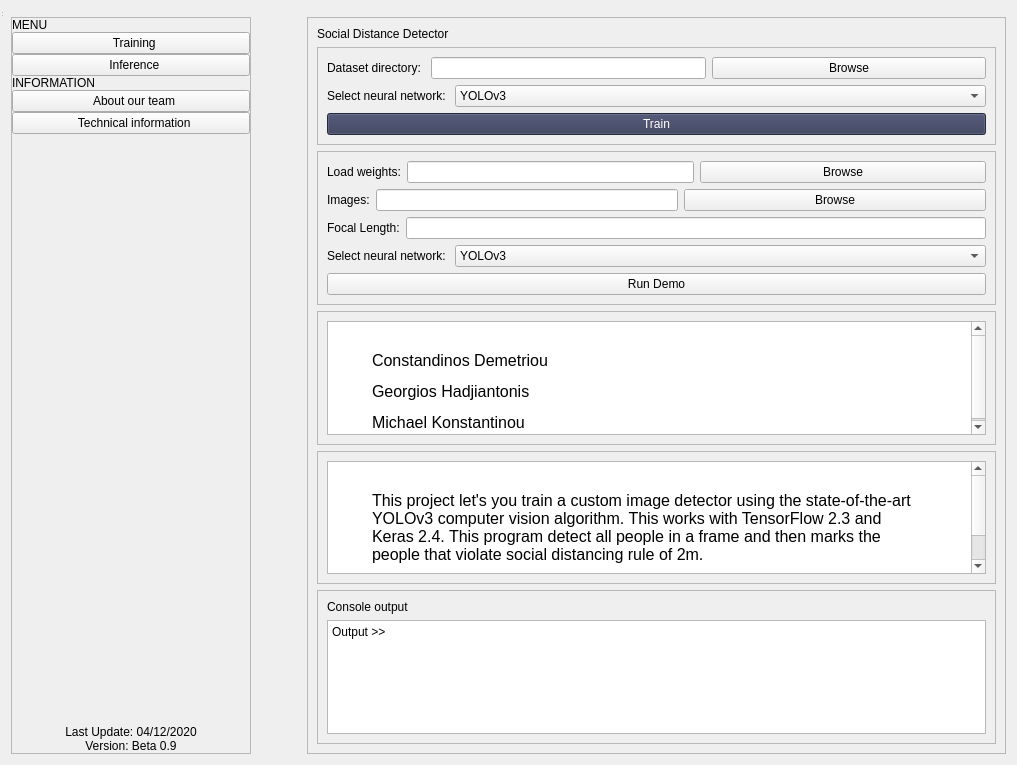
<?xml version="1.0" encoding="UTF-8"?>
<ui version="4.0">
 <class>MainWindow</class>
 <widget class="QWidget" name="MainWindow">
  <property name="geometry">
   <rect>
    <x>0</x>
    <y>0</y>
    <width>1017</width>
    <height>765</height>
   </rect>
  </property>
  <property name="windowTitle">
   <string>Social Distance Detector</string>
  </property>
  <property name="windowIcon">
   <iconset>
    <normaloff>icons/virus-solid.svg</normaloff>icons/virus-solid.svg</iconset>
  </property>
  <property name="autoFillBackground">
   <bool>false</bool>
  </property>
  <property name="styleSheet">
   <string notr="true">@font-face {
  font-family: Roboto;
  src: url('https://fonts.googleapis.com/css2?family=Roboto:wght@100&amp;display=swap');
}

QMainWindow {
	font-family: Roboto;
}

#sidebar_bg {
	background-color:#343957;
}

#centralwidget {
	background-color: #f8f9fe;
	font-size: 12px;
}

QPushButton {
	border: none;
	background-color: #343957;
	color: white;
	font-size: 12px;
	padding: 15px 0 15px 10px;
}

QPushButton:hover {
	background-color: #6b51df;
}

QPushButton &gt; QLabel {
	color: white;
}

#sidebar_bg &gt; QLabel {
	color: white;
}

#heading_stats, #heading_console_output {
	font-size: 22px;
	color: #3d4465;
	margin-bottom: 0.5rem;
	font-weight: 500;
	line-height: 1.2;
}

#sidebar_bg &gt; QPushButton {
	text-align: left;
	padding-left: 15px;
}

#label_menu, #label_information {
	font-size: 16px;
	padding-top: 10px;
	padding-left: 15px;
	color: #627186;
}

QFrame &gt; QTextBrowser {
	background-color: #d4dbf9;
	border-radius: 10px;
}

#button_train_browse, #button_weights_browse, #button_images_browse {
	padding: 5px 0 5px 0;
}

#text_console {
	background-color: black;
	border-radius: 10px;
	color: green;
	padding-left: 10px;
}


</string>
  </property>
  <layout class="QGridLayout" name="gridLayout_4">
   <item row="0" column="0">
    <widget class="QMenuBar" name="menubar"/>
   </item>
   <item row="1" column="0">
    <layout class="QGridLayout" name="gridLayout_2">
     <item row="0" column="0">
      <layout class="QGridLayout" name="gridLayout">
       <property name="sizeConstraint">
        <enum>QLayout::SetDefaultConstraint</enum>
       </property>
       <item row="1" column="1">
        <spacer name="horizontalSpacer">
         <property name="orientation">
          <enum>Qt::Horizontal</enum>
         </property>
         <property name="sizeType">
          <enum>QSizePolicy::Maximum</enum>
         </property>
         <property name="sizeHint" stdset="0">
          <size>
           <width>50</width>
           <height>20</height>
          </size>
         </property>
        </spacer>
       </item>
       <item row="1" column="0">
        <widget class="QFrame" name="sidebar_bg">
         <property name="maximumSize">
          <size>
           <width>240</width>
           <height>16777215</height>
          </size>
         </property>
         <property name="frameShape">
          <enum>QFrame::StyledPanel</enum>
         </property>
         <property name="frameShadow">
          <enum>QFrame::Raised</enum>
         </property>
         <layout class="QVBoxLayout" name="verticalLayout">
          <property name="spacing">
           <number>0</number>
          </property>
          <property name="leftMargin">
           <number>0</number>
          </property>
          <property name="topMargin">
           <number>0</number>
          </property>
          <property name="rightMargin">
           <number>0</number>
          </property>
          <property name="bottomMargin">
           <number>0</number>
          </property>
          <item>
           <widget class="QLabel" name="label_menu">
            <property name="text">
             <string>MENU</string>
            </property>
           </widget>
          </item>
          <item>
           <widget class="QPushButton" name="button_training">
            <property name="sizePolicy">
             <sizepolicy hsizetype="Preferred" vsizetype="Fixed">
              <horstretch>0</horstretch>
              <verstretch>0</verstretch>
             </sizepolicy>
            </property>
            <property name="text">
             <string>  Training</string>
            </property>
            <property name="icon">
             <iconset>
              <normaloff>icons/bullseye-solid - white.svg</normaloff>icons/bullseye-solid - white.svg</iconset>
            </property>
            <property name="iconSize">
             <size>
              <width>24</width>
              <height>24</height>
             </size>
            </property>
           </widget>
          </item>
          <item>
           <widget class="QPushButton" name="button_inference">
            <property name="text">
             <string>  Inference</string>
            </property>
            <property name="icon">
             <iconset>
              <normaloff>icons/running-solid - white.svg</normaloff>icons/running-solid - white.svg</iconset>
            </property>
            <property name="iconSize">
             <size>
              <width>24</width>
              <height>24</height>
             </size>
            </property>
           </widget>
          </item>
          <item>
           <widget class="QLabel" name="label_information">
            <property name="text">
             <string>INFORMATION</string>
            </property>
           </widget>
          </item>
          <item>
           <widget class="QPushButton" name="button_about_us">
            <property name="text">
             <string>  About our team</string>
            </property>
            <property name="icon">
             <iconset>
              <normaloff>icons/users-solid - white.svg</normaloff>icons/users-solid - white.svg</iconset>
            </property>
            <property name="iconSize">
             <size>
              <width>24</width>
              <height>24</height>
             </size>
            </property>
           </widget>
          </item>
          <item>
           <widget class="QPushButton" name="button_technical_information">
            <property name="text">
             <string>  Technical information</string>
            </property>
            <property name="icon">
             <iconset>
              <normaloff>icons/cogs-solid - white.svg</normaloff>icons/cogs-solid - white.svg</iconset>
            </property>
            <property name="iconSize">
             <size>
              <width>24</width>
              <height>24</height>
             </size>
            </property>
           </widget>
          </item>
          <item>
           <spacer name="verticalSpacer">
            <property name="orientation">
             <enum>Qt::Vertical</enum>
            </property>
            <property name="sizeType">
             <enum>QSizePolicy::MinimumExpanding</enum>
            </property>
            <property name="sizeHint" stdset="0">
             <size>
              <width>20</width>
              <height>40</height>
             </size>
            </property>
           </spacer>
          </item>
          <item>
           <widget class="QLabel" name="label">
            <property name="accessibleName">
             <string>sth</string>
            </property>
            <property name="text">
             <string>Last Update: 04/12/2020</string>
            </property>
            <property name="alignment">
             <set>Qt::AlignCenter</set>
            </property>
           </widget>
          </item>
          <item>
           <widget class="QLabel" name="label_2">
            <property name="text">
             <string>Version: Beta 0.9</string>
            </property>
            <property name="alignment">
             <set>Qt::AlignCenter</set>
            </property>
           </widget>
          </item>
         </layout>
        </widget>
       </item>
       <item row="1" column="2">
        <widget class="QFrame" name="app_container">
         <property name="frameShape">
          <enum>QFrame::StyledPanel</enum>
         </property>
         <property name="frameShadow">
          <enum>QFrame::Raised</enum>
         </property>
         <layout class="QVBoxLayout" name="verticalLayout_2">
          <item>
           <widget class="QLabel" name="heading_stats">
            <property name="enabled">
             <bool>true</bool>
            </property>
            <property name="whatsThis">
             <string/>
            </property>
            <property name="accessibleName">
             <string>h1</string>
            </property>
            <property name="text">
             <string>Social Distance Detector</string>
            </property>
           </widget>
          </item>
          <item>
           <widget class="QFrame" name="frame_training">
            <property name="frameShape">
             <enum>QFrame::StyledPanel</enum>
            </property>
            <property name="frameShadow">
             <enum>QFrame::Raised</enum>
            </property>
            <layout class="QGridLayout" name="gridLayout_6">
             <item row="0" column="0">
              <layout class="QVBoxLayout" name="verticalLayout_3">
               <item>
                <layout class="QHBoxLayout" name="horizontalLayout">
                 <item>
                  <widget class="QLabel" name="label_3">
                   <property name="sizePolicy">
                    <sizepolicy hsizetype="Fixed" vsizetype="Preferred">
                     <horstretch>0</horstretch>
                     <verstretch>0</verstretch>
                    </sizepolicy>
                   </property>
                   <property name="text">
                    <string>Dataset directory: </string>
                   </property>
                  </widget>
                 </item>
                 <item>
                  <widget class="QLineEdit" name="text_dataset">
                   <property name="sizePolicy">
                    <sizepolicy hsizetype="Preferred" vsizetype="Fixed">
                     <horstretch>0</horstretch>
                     <verstretch>0</verstretch>
                    </sizepolicy>
                   </property>
                  </widget>
                 </item>
                 <item>
                  <widget class="QPushButton" name="button_train_browse">
                   <property name="text">
                    <string>Browse</string>
                   </property>
                  </widget>
                 </item>
                </layout>
               </item>
               <item>
                <layout class="QHBoxLayout" name="horizontalLayout_4">
                 <item>
                  <widget class="QLabel" name="label_6">
                   <property name="sizePolicy">
                    <sizepolicy hsizetype="Fixed" vsizetype="Fixed">
                     <horstretch>0</horstretch>
                     <verstretch>0</verstretch>
                    </sizepolicy>
                   </property>
                   <property name="text">
                    <string>Select neural network: </string>
                   </property>
                  </widget>
                 </item>
                 <item>
                  <widget class="QComboBox" name="combo_training_network">
                   <item>
                    <property name="text">
                     <string>YOLOv3</string>
                    </property>
                   </item>
                   <item>
                    <property name="text">
                     <string>YOLOv3-tiny</string>
                    </property>
                   </item>
                  </widget>
                 </item>
                </layout>
               </item>
               <item>
                <widget class="QPushButton" name="button_train_submit">
                 <property name="palette">
                  <palette>
                   <active>
                    <colorrole role="WindowText">
                     <brush brushstyle="SolidPattern">
                      <color alpha="255">
                       <red>255</red>
                       <green>255</green>
                       <blue>255</blue>
                      </color>
                     </brush>
                    </colorrole>
                    <colorrole role="Button">
                     <brush brushstyle="SolidPattern">
                      <color alpha="255">
                       <red>52</red>
                       <green>57</green>
                       <blue>87</blue>
                      </color>
                     </brush>
                    </colorrole>
                    <colorrole role="Text">
                     <brush brushstyle="SolidPattern">
                      <color alpha="255">
                       <red>255</red>
                       <green>255</green>
                       <blue>255</blue>
                      </color>
                     </brush>
                    </colorrole>
                    <colorrole role="ButtonText">
                     <brush brushstyle="SolidPattern">
                      <color alpha="255">
                       <red>255</red>
                       <green>255</green>
                       <blue>255</blue>
                      </color>
                     </brush>
                    </colorrole>
                    <colorrole role="Base">
                     <brush brushstyle="SolidPattern">
                      <color alpha="255">
                       <red>52</red>
                       <green>57</green>
                       <blue>87</blue>
                      </color>
                     </brush>
                    </colorrole>
                    <colorrole role="Window">
                     <brush brushstyle="SolidPattern">
                      <color alpha="255">
                       <red>52</red>
                       <green>57</green>
                       <blue>87</blue>
                      </color>
                     </brush>
                    </colorrole>
                   </active>
                   <inactive>
                    <colorrole role="WindowText">
                     <brush brushstyle="SolidPattern">
                      <color alpha="255">
                       <red>255</red>
                       <green>255</green>
                       <blue>255</blue>
                      </color>
                     </brush>
                    </colorrole>
                    <colorrole role="Button">
                     <brush brushstyle="SolidPattern">
                      <color alpha="255">
                       <red>52</red>
                       <green>57</green>
                       <blue>87</blue>
                      </color>
                     </brush>
                    </colorrole>
                    <colorrole role="Text">
                     <brush brushstyle="SolidPattern">
                      <color alpha="255">
                       <red>255</red>
                       <green>255</green>
                       <blue>255</blue>
                      </color>
                     </brush>
                    </colorrole>
                    <colorrole role="ButtonText">
                     <brush brushstyle="SolidPattern">
                      <color alpha="255">
                       <red>255</red>
                       <green>255</green>
                       <blue>255</blue>
                      </color>
                     </brush>
                    </colorrole>
                    <colorrole role="Base">
                     <brush brushstyle="SolidPattern">
                      <color alpha="255">
                       <red>52</red>
                       <green>57</green>
                       <blue>87</blue>
                      </color>
                     </brush>
                    </colorrole>
                    <colorrole role="Window">
                     <brush brushstyle="SolidPattern">
                      <color alpha="255">
                       <red>52</red>
                       <green>57</green>
                       <blue>87</blue>
                      </color>
                     </brush>
                    </colorrole>
                   </inactive>
                   <disabled>
                    <colorrole role="WindowText">
                     <brush brushstyle="SolidPattern">
                      <color alpha="255">
                       <red>255</red>
                       <green>255</green>
                       <blue>255</blue>
                      </color>
                     </brush>
                    </colorrole>
                    <colorrole role="Button">
                     <brush brushstyle="SolidPattern">
                      <color alpha="255">
                       <red>52</red>
                       <green>57</green>
                       <blue>87</blue>
                      </color>
                     </brush>
                    </colorrole>
                    <colorrole role="Text">
                     <brush brushstyle="SolidPattern">
                      <color alpha="255">
                       <red>255</red>
                       <green>255</green>
                       <blue>255</blue>
                      </color>
                     </brush>
                    </colorrole>
                    <colorrole role="ButtonText">
                     <brush brushstyle="SolidPattern">
                      <color alpha="255">
                       <red>255</red>
                       <green>255</green>
                       <blue>255</blue>
                      </color>
                     </brush>
                    </colorrole>
                    <colorrole role="Base">
                     <brush brushstyle="SolidPattern">
                      <color alpha="255">
                       <red>52</red>
                       <green>57</green>
                       <blue>87</blue>
                      </color>
                     </brush>
                    </colorrole>
                    <colorrole role="Window">
                     <brush brushstyle="SolidPattern">
                      <color alpha="255">
                       <red>52</red>
                       <green>57</green>
                       <blue>87</blue>
                      </color>
                     </brush>
                    </colorrole>
                   </disabled>
                  </palette>
                 </property>
                 <property name="text">
                  <string>Train</string>
                 </property>
                </widget>
               </item>
              </layout>
             </item>
            </layout>
           </widget>
          </item>
          <item>
           <widget class="QFrame" name="frame_inference">
            <property name="enabled">
             <bool>true</bool>
            </property>
            <property name="frameShape">
             <enum>QFrame::StyledPanel</enum>
            </property>
            <property name="frameShadow">
             <enum>QFrame::Raised</enum>
            </property>
            <layout class="QGridLayout" name="gridLayout_7">
             <item row="0" column="0">
              <layout class="QVBoxLayout" name="verticalLayout_5">
               <item>
                <layout class="QHBoxLayout" name="horizontalLayout_2">
                 <item>
                  <widget class="QLabel" name="label_4">
                   <property name="sizePolicy">
                    <sizepolicy hsizetype="Fixed" vsizetype="Preferred">
                     <horstretch>0</horstretch>
                     <verstretch>0</verstretch>
                    </sizepolicy>
                   </property>
                   <property name="text">
                    <string>Load weights:</string>
                   </property>
                  </widget>
                 </item>
                 <item>
                  <widget class="QLineEdit" name="text_weights">
                   <property name="sizePolicy">
                    <sizepolicy hsizetype="Preferred" vsizetype="Fixed">
                     <horstretch>0</horstretch>
                     <verstretch>0</verstretch>
                    </sizepolicy>
                   </property>
                  </widget>
                 </item>
                 <item>
                  <widget class="QPushButton" name="button_weights_browse">
                   <property name="text">
                    <string>Browse</string>
                   </property>
                  </widget>
                 </item>
                </layout>
               </item>
               <item>
                <layout class="QHBoxLayout" name="horizontalLayout_3">
                 <item>
                  <widget class="QLabel" name="label_5">
                   <property name="sizePolicy">
                    <sizepolicy hsizetype="Fixed" vsizetype="Preferred">
                     <horstretch>0</horstretch>
                     <verstretch>0</verstretch>
                    </sizepolicy>
                   </property>
                   <property name="text">
                    <string>Images:</string>
                   </property>
                  </widget>
                 </item>
                 <item>
                  <widget class="QLineEdit" name="text_images">
                   <property name="sizePolicy">
                    <sizepolicy hsizetype="Preferred" vsizetype="Fixed">
                     <horstretch>0</horstretch>
                     <verstretch>0</verstretch>
                    </sizepolicy>
                   </property>
                  </widget>
                 </item>
                 <item>
                  <widget class="QPushButton" name="button_images_browse">
                   <property name="text">
                    <string>Browse</string>
                   </property>
                  </widget>
                 </item>
                </layout>
               </item>
               <item>
                <layout class="QHBoxLayout" name="horizontalLayout_6">
                 <item>
                  <widget class="QLabel" name="label_8">
                   <property name="sizePolicy">
                    <sizepolicy hsizetype="Fixed" vsizetype="Fixed">
                     <horstretch>0</horstretch>
                     <verstretch>0</verstretch>
                    </sizepolicy>
                   </property>
                   <property name="text">
                    <string>Focal Length:</string>
                   </property>
                  </widget>
                 </item>
                 <item>
                  <widget class="QLineEdit" name="text_focal_length">
                   <property name="sizePolicy">
                    <sizepolicy hsizetype="Preferred" vsizetype="Fixed">
                     <horstretch>0</horstretch>
                     <verstretch>0</verstretch>
                    </sizepolicy>
                   </property>
                  </widget>
                 </item>
                </layout>
               </item>
               <item>
                <layout class="QHBoxLayout" name="horizontalLayout_5">
                 <item>
                  <widget class="QLabel" name="label_7">
                   <property name="sizePolicy">
                    <sizepolicy hsizetype="Fixed" vsizetype="Fixed">
                     <horstretch>0</horstretch>
                     <verstretch>0</verstretch>
                    </sizepolicy>
                   </property>
                   <property name="text">
                    <string>Select neural network: </string>
                   </property>
                  </widget>
                 </item>
                 <item>
                  <widget class="QComboBox" name="combo_inference_network">
                   <item>
                    <property name="text">
                     <string>YOLOv3</string>
                    </property>
                   </item>
                   <item>
                    <property name="text">
                     <string>YOLOv3-tiny</string>
                    </property>
                   </item>
                  </widget>
                 </item>
                </layout>
               </item>
               <item>
                <widget class="QPushButton" name="button_demo">
                 <property name="sizePolicy">
                  <sizepolicy hsizetype="Minimum" vsizetype="Fixed">
                   <horstretch>0</horstretch>
                   <verstretch>0</verstretch>
                  </sizepolicy>
                 </property>
                 <property name="text">
                  <string>Run Demo</string>
                 </property>
                </widget>
               </item>
              </layout>
             </item>
            </layout>
           </widget>
          </item>
          <item>
           <widget class="QFrame" name="frame_about">
            <property name="whatsThis">
             <string>&lt;html&gt;&lt;head/&gt;&lt;body&gt;&lt;p&gt;&lt;br/&gt;&lt;/p&gt;&lt;/body&gt;&lt;/html&gt;</string>
            </property>
            <property name="frameShape">
             <enum>QFrame::StyledPanel</enum>
            </property>
            <property name="frameShadow">
             <enum>QFrame::Raised</enum>
            </property>
            <layout class="QGridLayout" name="gridLayout_3">
             <item row="0" column="0">
              <widget class="QTextBrowser" name="textBrowser">
               <property name="sizePolicy">
                <sizepolicy hsizetype="Preferred" vsizetype="Preferred">
                 <horstretch>0</horstretch>
                 <verstretch>0</verstretch>
                </sizepolicy>
               </property>
               <property name="styleSheet">
                <string notr="true"/>
               </property>
               <property name="html">
                <string>&lt;!DOCTYPE HTML PUBLIC &quot;-//W3C//DTD HTML 4.0//EN&quot; &quot;http://www.w3.org/TR/REC-html40/strict.dtd&quot;&gt;
&lt;html&gt;&lt;head&gt;&lt;meta name=&quot;qrichtext&quot; content=&quot;1&quot; /&gt;&lt;style type=&quot;text/css&quot;&gt;
p, li { white-space: pre-wrap; }
&lt;/style&gt;&lt;/head&gt;&lt;body style=&quot; font-family:'MS Shell Dlg 2'; font-size:8.25pt; font-weight:400; font-style:normal;&quot;&gt;
&lt;p style=&quot;-qt-paragraph-type:empty; margin-top:12px; margin-bottom:12px; margin-left:40px; margin-right:40px; -qt-block-indent:0; text-indent:0px;&quot;&gt;&lt;br /&gt;&lt;/p&gt;
&lt;p style=&quot; margin-top:12px; margin-bottom:12px; margin-left:40px; margin-right:40px; -qt-block-indent:0; text-indent:0px;&quot;&gt;&lt;span style=&quot; font-size:12pt;&quot;&gt;Constandinos Demetriou&lt;/span&gt;&lt;/p&gt;
&lt;p style=&quot; margin-top:12px; margin-bottom:12px; margin-left:40px; margin-right:40px; -qt-block-indent:0; text-indent:0px;&quot;&gt;&lt;span style=&quot; font-size:12pt;&quot;&gt;Georgios Hadjiantonis&lt;/span&gt;&lt;/p&gt;
&lt;p style=&quot; margin-top:12px; margin-bottom:12px; margin-left:40px; margin-right:40px; -qt-block-indent:0; text-indent:0px;&quot;&gt;&lt;span style=&quot; font-size:12pt;&quot;&gt;Michael Konstantinou&lt;/span&gt;&lt;/p&gt;&lt;/body&gt;&lt;/html&gt;</string>
               </property>
              </widget>
             </item>
            </layout>
           </widget>
          </item>
          <item>
           <widget class="QFrame" name="frame_technical">
            <property name="frameShape">
             <enum>QFrame::StyledPanel</enum>
            </property>
            <property name="frameShadow">
             <enum>QFrame::Raised</enum>
            </property>
            <layout class="QGridLayout" name="gridLayout_5">
             <item row="0" column="0">
              <widget class="QTextBrowser" name="textBrowser_3">
               <property name="sizePolicy">
                <sizepolicy hsizetype="Preferred" vsizetype="Preferred">
                 <horstretch>0</horstretch>
                 <verstretch>0</verstretch>
                </sizepolicy>
               </property>
               <property name="html">
                <string>&lt;!DOCTYPE HTML PUBLIC &quot;-//W3C//DTD HTML 4.0//EN&quot; &quot;http://www.w3.org/TR/REC-html40/strict.dtd&quot;&gt;
&lt;html&gt;&lt;head&gt;&lt;meta name=&quot;qrichtext&quot; content=&quot;1&quot; /&gt;&lt;style type=&quot;text/css&quot;&gt;
p, li { white-space: pre-wrap; }
&lt;/style&gt;&lt;/head&gt;&lt;body style=&quot; font-family:'MS Shell Dlg 2'; font-size:8.25pt; font-weight:400; font-style:normal;&quot;&gt;
&lt;p style=&quot;-qt-paragraph-type:empty; margin-top:12px; margin-bottom:12px; margin-left:40px; margin-right:40px; -qt-block-indent:0; text-indent:0px;&quot;&gt;&lt;br /&gt;&lt;/p&gt;
&lt;p style=&quot; margin-top:12px; margin-bottom:12px; margin-left:40px; margin-right:40px; -qt-block-indent:0; text-indent:0px;&quot;&gt;&lt;span style=&quot; font-size:12pt;&quot;&gt;This project let's you train a custom image detector using the state-of-the-art YOLOv3 computer vision algorithm. This works with TensorFlow 2.3 and Keras 2.4. This program detect all people in a frame and then marks the people that violate social distancing rule of 2m.&lt;/span&gt;&lt;/p&gt;
&lt;p style=&quot;-qt-paragraph-type:empty; margin-top:12px; margin-bottom:12px; margin-left:40px; margin-right:40px; -qt-block-indent:0; text-indent:0px; font-size:8pt;&quot;&gt;&lt;br /&gt;&lt;/p&gt;
&lt;p style=&quot;-qt-paragraph-type:empty; margin-top:12px; margin-bottom:12px; margin-left:40px; margin-right:40px; -qt-block-indent:0; text-indent:0px; font-size:8pt;&quot;&gt;&lt;br /&gt;&lt;/p&gt;&lt;/body&gt;&lt;/html&gt;</string>
               </property>
              </widget>
             </item>
            </layout>
           </widget>
          </item>
          <item>
           <widget class="QFrame" name="frame_console">
            <property name="frameShape">
             <enum>QFrame::StyledPanel</enum>
            </property>
            <property name="frameShadow">
             <enum>QFrame::Raised</enum>
            </property>
            <layout class="QGridLayout" name="gridLayout_8">
             <item row="0" column="0">
              <layout class="QVBoxLayout" name="verticalLayout_4">
               <item>
                <widget class="QLabel" name="heading_console_output">
                 <property name="text">
                  <string>Console output</string>
                 </property>
                </widget>
               </item>
               <item>
                <widget class="QPlainTextEdit" name="text_console">
                 <property name="sizePolicy">
                  <sizepolicy hsizetype="Preferred" vsizetype="Preferred">
                   <horstretch>0</horstretch>
                   <verstretch>0</verstretch>
                  </sizepolicy>
                 </property>
                 <property name="layoutDirection">
                  <enum>Qt::LeftToRight</enum>
                 </property>
                 <property name="plainText">
                  <string>Output &gt;&gt;</string>
                 </property>
                </widget>
               </item>
              </layout>
             </item>
            </layout>
           </widget>
          </item>
          <item>
           <spacer name="verticalSpacer_2">
            <property name="orientation">
             <enum>Qt::Vertical</enum>
            </property>
            <property name="sizeHint" stdset="0">
             <size>
              <width>20</width>
              <height>40</height>
             </size>
            </property>
           </spacer>
          </item>
         </layout>
        </widget>
       </item>
      </layout>
     </item>
    </layout>
   </item>
  </layout>
  <widget class="QStatusBar" name="statusbar">
   <property name="geometry">
    <rect>
     <x>0</x>
     <y>0</y>
     <width>3</width>
     <height>18</height>
    </rect>
   </property>
  </widget>
 </widget>
 <resources/>
 <connections>
  <connection>
   <sender>button_about_us</sender>
   <signal>clicked()</signal>
   <receiver>frame_about</receiver>
   <slot>show()</slot>
   <hints>
    <hint type="sourcelabel">
     <x>176</x>
     <y>225</y>
    </hint>
    <hint type="destinationlabel">
     <x>625</x>
     <y>551</y>
    </hint>
   </hints>
  </connection>
  <connection>
   <sender>button_technical_information</sender>
   <signal>clicked()</signal>
   <receiver>frame_about</receiver>
   <slot>hide()</slot>
   <hints>
    <hint type="sourcelabel">
     <x>178</x>
     <y>311</y>
    </hint>
    <hint type="destinationlabel">
     <x>325</x>
     <y>392</y>
    </hint>
   </hints>
  </connection>
  <connection>
   <sender>button_about_us</sender>
   <signal>clicked()</signal>
   <receiver>frame_technical</receiver>
   <slot>hide()</slot>
   <hints>
    <hint type="sourcelabel">
     <x>134</x>
     <y>222</y>
    </hint>
    <hint type="destinationlabel">
     <x>326</x>
     <y>565</y>
    </hint>
   </hints>
  </connection>
  <connection>
   <sender>button_technical_information</sender>
   <signal>clicked()</signal>
   <receiver>frame_technical</receiver>
   <slot>show()</slot>
   <hints>
    <hint type="sourcelabel">
     <x>178</x>
     <y>311</y>
    </hint>
    <hint type="destinationlabel">
     <x>574</x>
     <y>734</y>
    </hint>
   </hints>
  </connection>
  <connection>
   <sender>button_inference</sender>
   <signal>clicked()</signal>
   <receiver>frame_about</receiver>
   <slot>hide()</slot>
   <hints>
    <hint type="sourcelabel">
     <x>126</x>
     <y>139</y>
    </hint>
    <hint type="destinationlabel">
     <x>575</x>
     <y>551</y>
    </hint>
   </hints>
  </connection>
  <connection>
   <sender>button_training</sender>
   <signal>clicked()</signal>
   <receiver>frame_about</receiver>
   <slot>hide()</slot>
   <hints>
    <hint type="sourcelabel">
     <x>165</x>
     <y>82</y>
    </hint>
    <hint type="destinationlabel">
     <x>330</x>
     <y>409</y>
    </hint>
   </hints>
  </connection>
  <connection>
   <sender>button_training</sender>
   <signal>clicked()</signal>
   <receiver>frame_technical</receiver>
   <slot>hide()</slot>
   <hints>
    <hint type="sourcelabel">
     <x>178</x>
     <y>120</y>
    </hint>
    <hint type="destinationlabel">
     <x>327</x>
     <y>582</y>
    </hint>
   </hints>
  </connection>
  <connection>
   <sender>button_inference</sender>
   <signal>clicked()</signal>
   <receiver>frame_technical</receiver>
   <slot>hide()</slot>
   <hints>
    <hint type="sourcelabel">
     <x>171</x>
     <y>132</y>
    </hint>
    <hint type="destinationlabel">
     <x>330</x>
     <y>578</y>
    </hint>
   </hints>
  </connection>
  <connection>
   <sender>button_training</sender>
   <signal>clicked()</signal>
   <receiver>frame_training</receiver>
   <slot>show()</slot>
   <hints>
    <hint type="sourcelabel">
     <x>178</x>
     <y>120</y>
    </hint>
    <hint type="destinationlabel">
     <x>326</x>
     <y>139</y>
    </hint>
   </hints>
  </connection>
  <connection>
   <sender>button_inference</sender>
   <signal>clicked()</signal>
   <receiver>frame_training</receiver>
   <slot>hide()</slot>
   <hints>
    <hint type="sourcelabel">
     <x>178</x>
     <y>174</y>
    </hint>
    <hint type="destinationlabel">
     <x>327</x>
     <y>157</y>
    </hint>
   </hints>
  </connection>
  <connection>
   <sender>button_about_us</sender>
   <signal>clicked()</signal>
   <receiver>frame_training</receiver>
   <slot>hide()</slot>
   <hints>
    <hint type="sourcelabel">
     <x>178</x>
     <y>257</y>
    </hint>
    <hint type="destinationlabel">
     <x>326</x>
     <y>170</y>
    </hint>
   </hints>
  </connection>
  <connection>
   <sender>button_technical_information</sender>
   <signal>clicked()</signal>
   <receiver>frame_training</receiver>
   <slot>hide()</slot>
   <hints>
    <hint type="sourcelabel">
     <x>178</x>
     <y>311</y>
    </hint>
    <hint type="destinationlabel">
     <x>331</x>
     <y>171</y>
    </hint>
   </hints>
  </connection>
  <connection>
   <sender>button_training</sender>
   <signal>clicked()</signal>
   <receiver>frame_inference</receiver>
   <slot>hide()</slot>
   <hints>
    <hint type="sourcelabel">
     <x>108</x>
     <y>80</y>
    </hint>
    <hint type="destinationlabel">
     <x>340</x>
     <y>217</y>
    </hint>
   </hints>
  </connection>
  <connection>
   <sender>button_inference</sender>
   <signal>clicked()</signal>
   <receiver>frame_inference</receiver>
   <slot>show()</slot>
   <hints>
    <hint type="sourcelabel">
     <x>90</x>
     <y>134</y>
    </hint>
    <hint type="destinationlabel">
     <x>332</x>
     <y>246</y>
    </hint>
   </hints>
  </connection>
  <connection>
   <sender>button_about_us</sender>
   <signal>clicked()</signal>
   <receiver>frame_inference</receiver>
   <slot>hide()</slot>
   <hints>
    <hint type="sourcelabel">
     <x>85</x>
     <y>225</y>
    </hint>
    <hint type="destinationlabel">
     <x>337</x>
     <y>300</y>
    </hint>
   </hints>
  </connection>
  <connection>
   <sender>button_technical_information</sender>
   <signal>clicked()</signal>
   <receiver>frame_inference</receiver>
   <slot>hide()</slot>
   <hints>
    <hint type="sourcelabel">
     <x>67</x>
     <y>289</y>
    </hint>
    <hint type="destinationlabel">
     <x>362</x>
     <y>303</y>
    </hint>
   </hints>
  </connection>
  <connection>
   <sender>button_training</sender>
   <signal>clicked()</signal>
   <receiver>frame_console</receiver>
   <slot>show()</slot>
   <hints>
    <hint type="sourcelabel">
     <x>109</x>
     <y>94</y>
    </hint>
    <hint type="destinationlabel">
     <x>266</x>
     <y>767</y>
    </hint>
   </hints>
  </connection>
  <connection>
   <sender>button_inference</sender>
   <signal>clicked()</signal>
   <receiver>frame_console</receiver>
   <slot>show()</slot>
   <hints>
    <hint type="sourcelabel">
     <x>56</x>
     <y>151</y>
    </hint>
    <hint type="destinationlabel">
     <x>252</x>
     <y>795</y>
    </hint>
   </hints>
  </connection>
  <connection>
   <sender>button_about_us</sender>
   <signal>clicked()</signal>
   <receiver>frame_console</receiver>
   <slot>hide()</slot>
   <hints>
    <hint type="sourcelabel">
     <x>44</x>
     <y>228</y>
    </hint>
    <hint type="destinationlabel">
     <x>261</x>
     <y>828</y>
    </hint>
   </hints>
  </connection>
  <connection>
   <sender>button_technical_information</sender>
   <signal>clicked()</signal>
   <receiver>frame_console</receiver>
   <slot>hide()</slot>
   <hints>
    <hint type="sourcelabel">
     <x>31</x>
     <y>286</y>
    </hint>
    <hint type="destinationlabel">
     <x>258</x>
     <y>850</y>
    </hint>
   </hints>
  </connection>
 </connections>
</ui>
